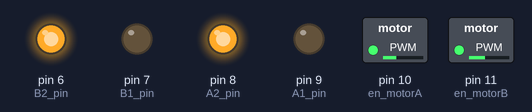
This sketch was run on a simulated Arduino Uno, built with avr-gcc and run on an emulated ATmega328P. Shown: switched loads named in the sketch (green lamp = pin HIGH), output pins drawn as LEDs (lit = HIGH). At 19.1 s the program stops and its outputs stay as they are.

Above: at 0.1 s.
At 19.2 s:
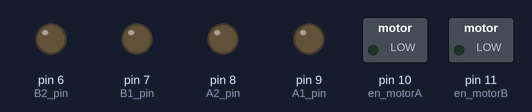
Timing chart, 0 to 20.6 s (numbered marks = the images above):
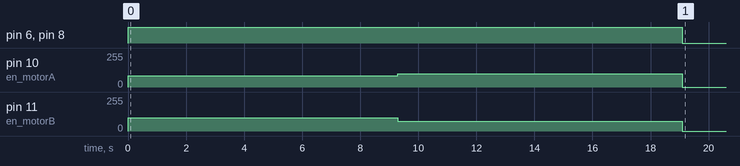

The sketch:

code_of_circle___inverse_circle_.ino
```cpp
#define en_motorA 10
#define en_motorB 11
#define A1_pin 9
#define A2_pin 8
#define B1_pin 7
#define B2_pin 6
#define ruptPin 2
int magnitude;
int val;
String inString="";
float car_width_2=7.75;
bool rising = false; // bool for rising edge of encoder signal
void forward(int mag);
void backward(int mag);
void turn_left(int mag);
void turn_right(int mag);
void circle(int mag);
void invers_circle(int mag);
void square(int mag);
void stop_car();

void setup()
{
    Serial.begin(9600);
    pinMode(en_motorB, OUTPUT);
    pinMode(en_motorA, OUTPUT);
    pinMode(A1_pin, OUTPUT);
    pinMode(A2_pin, OUTPUT);
    pinMode(B1_pin, OUTPUT);
    pinMode(B2_pin, OUTPUT);
    pinMode(ruptPin,INPUT);
}
void loop()
{
  circle();
  delay(9300);
  while(1)
  {
    stop_car();
    Icircle();
    delay(9800);
    while(1)
    {
      stop_car();
    }
  }

}


void circle( )
{
  int i = 1;
  digitalWrite(A2_pin,i);
  digitalWrite(A1_pin,1-i);
  digitalWrite(B2_pin,i);
  digitalWrite(B1_pin,1-i);
  analogWrite(en_motorA,83);
  analogWrite(en_motorB,100);
}
void Icircle( )
{
  int i = 1;
  digitalWrite(A2_pin,i);
  digitalWrite(A1_pin,1-i);
  digitalWrite(B2_pin,i);
  digitalWrite(B1_pin,1-i);
  analogWrite(en_motorA,100);
  analogWrite(en_motorB,73);
}
void stop_car( )
{
  digitalWrite(A2_pin,0);
  digitalWrite(A1_pin,0);
  digitalWrite(B2_pin,0);
  digitalWrite(B1_pin,0);
  analogWrite(en_motorA,0);
  analogWrite(en_motorB,0);
}
```

Measured:
- by itself, pin 6 (B2_pin), pin 8 (A2_pin): LOW → HIGH at 0.00 s, → LOW 19.1 s later
- by itself, pin 10 (en_motorA): 0/255 → 83/255 at 0.00 s, → 100/255 9.3 s later, → 0/255 9.8 s later
- by itself, pin 11 (en_motorB): 0/255 → 100/255 at 0.00 s, → 73/255 9.3 s later, → 0/255 9.8 s later
